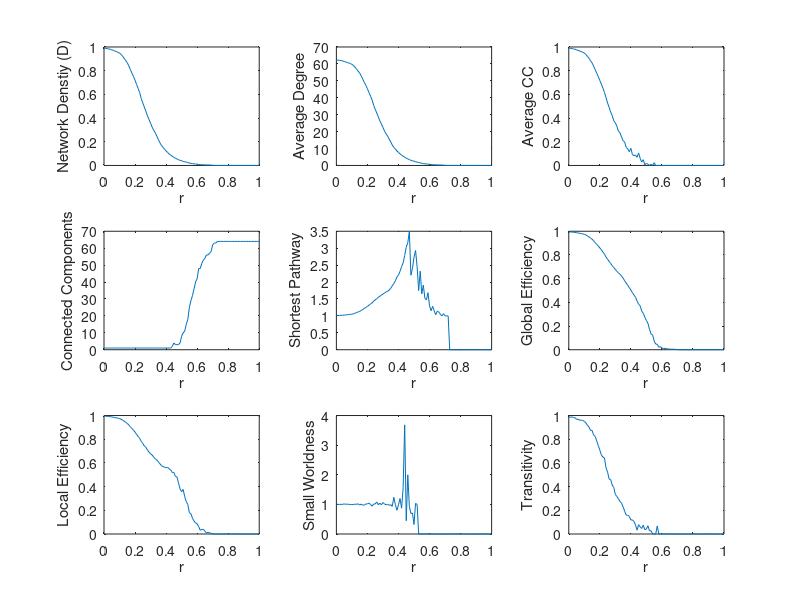
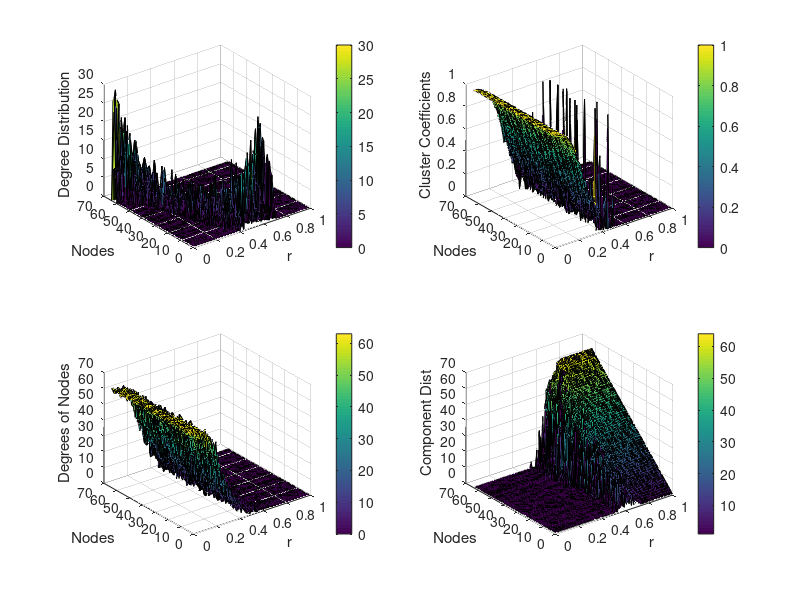

Write MATLAB code to recreate these figures, in order.
% plot network measures of the random network
% A_Random_Ga_network_measures.dat :
%       threshold, L, Density, components, CC_average, check_sum, sum_ave

Net_mes = load('A_Random_Ga_network_measures.dat');
Shor_pat = load('A_Random_Ga_shortest_path.dat');
Glo_ef = load('A_Random_Ga_global_efficiency.dat');
Loc_ef = load('A_Random_Ga_local_efficency.dat');
SWorld = load('A_Random_Ga_small_worldness.dat');

% network measures as distributions around nodes
deg_dis = load('A_Random_Ga_degree_dist.dat');
node_CC = load('A_Random_Ga_node_cc.dat');
comp_dist =load('A_Random_Ga_nodes_comp_.dat');
single_de =load('A_Random_Ga_single_degrees.dat');

figure(1);

subplot(3,3,1)
set(gca, 'FontSize', 15)
plot(Net_mes(:,1),Net_mes(:,3))
xlabel('r')
ylabel('Network Denstiy (D)')

subplot(3,3,2)
set(gca, 'FontSize', 15)
plot(Net_mes(:,1), Net_mes(:,7))
xlabel('r')
ylabel('Average Degree')

subplot(3,3,3)
set(gca, 'FontSize', 15)
plot(Net_mes(:,1), Net_mes(:,5))
xlabel('r')
ylabel('Average CC')

subplot(3,3,4)
set(gca, 'FontSize', 15)
plot(Net_mes(:,1), Net_mes(:,4))
xlabel('r')
ylabel('Connected Components')

subplot(3,3,5)
set(gca, 'FontSize', 15)
plot(Shor_pat(:,1), Shor_pat(:,2))
xlabel('r')
ylabel('Shortest Pathway')

subplot(3,3,6)
set(gca, 'FontSize', 15)
plot(Glo_ef(:,1), Glo_ef(:,2))
xlabel('r')
ylabel('Global Efficiency')

subplot(3,3,7)
set(gca, 'FontSize', 15)
plot(Loc_ef(:,1), Loc_ef(:,2))
xlabel('r')
ylabel('Local Efficiency')

subplot(3,3,8)
set(gca, 'FontSize', 15)
plot(SWorld(:,1), SWorld(:,8))
xlabel('r')
ylabel('Small Worldness')

subplot(3,3,9)
set(gca, 'FontSize', 15)
plot(SWorld(:,1), SWorld(:,7))
xlabel('r')
ylabel('Transitivity')

figure(2);
subplot(2,2,1)
set(gca, 'FontSize', 15)
tri = delaunay(deg_dis(:,2),deg_dis(:,1));
trisurf(tri,deg_dis(:,2),deg_dis(:,1),deg_dis(:,3));
colorbar;
xlabel('r')
ylabel('Nodes')
zlabel('Degree Distribution')

subplot(2,2,2)
set(gca, 'FontSize', 15)
tri = delaunay(node_CC(:,2),node_CC(:,1));
trisurf(tri,node_CC(:,2),node_CC(:,1),node_CC(:,3));
colorbar;
xlabel('r')
ylabel('Nodes')
zlabel('Cluster Coefficients')

subplot(2,2,3)
set(gca, 'FontSize', 15)
tri = delaunay(single_de(:,2),single_de(:,1));
trisurf(tri,single_de(:,2),single_de(:,1),single_de(:,3));
colorbar;
xlabel('r')
ylabel('Nodes')
zlabel('Degrees of Nodes')

subplot(2,2,4)
set(gca, 'FontSize', 15)
tri = delaunay(comp_dist(:,2),comp_dist(:,1));
trisurf(tri,comp_dist(:,2),comp_dist(:,1),comp_dist(:,3));
colorbar;
xlabel('r')
ylabel('Nodes')
zlabel('Component Dist')
